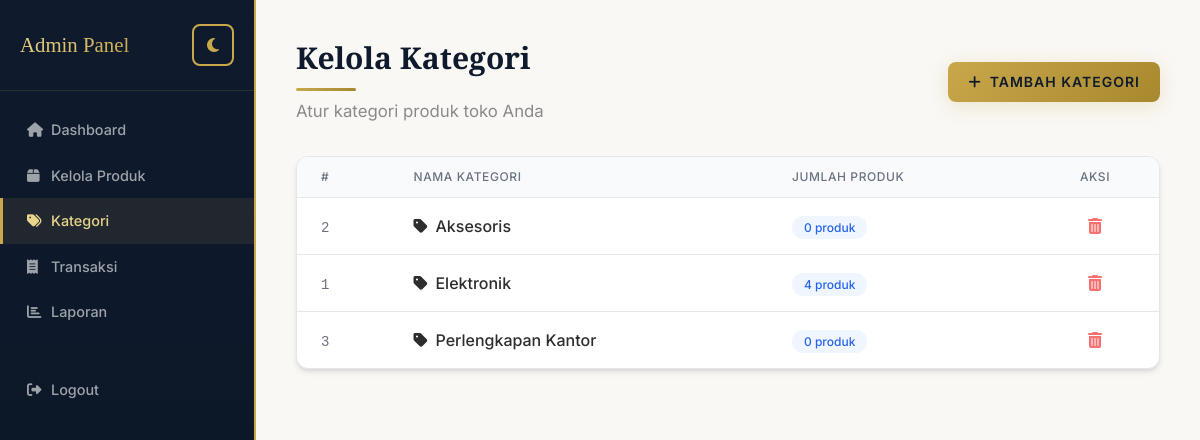
Screenshot of /admin/categories.php (signed in) with the database file from the repository.
### tables this page shows
CREATE TABLE `categories` (
  `id` int NOT NULL,
  `name` varchar(100) NOT NULL,
  `created_at` timestamp NULL DEFAULT CURRENT_TIMESTAMP
);

### includes/db.php (called while the page is built, shortened)
<?php
function base_url($path = '') {
    return BASE_URL . '/' . ltrim($path, '/');
}
function url($path = '') {
    return htmlspecialchars(base_url($path));
}
function e($string) {
    return htmlspecialchars((string)$string, ENT_QUOTES, 'UTF-8');
}
?>

### admin/categories.php (the view, shortened to what this page needs)
<?php
include '../includes/db.php';
$result = $conn->query("SELECT c.*, (SELECT COUNT(*) FROM products p WHERE p.category_id = c.id) as total_products FROM categories c ORDER BY c.name");
?>
<!DOCTYPE html>
<html lang="id">
<head>
    <script src="https://cdn.tailwindcss.com"></script>
    <link rel="stylesheet" href="<?php echo url('assets/css/style.css'); ?>?v=3">
    <link rel="stylesheet" href="https://cdnjs.cloudflare.com/ajax/libs/font-awesome/6.5.0/css/all.min.css">
</head>
<body class="bg-cream">
    <div class="flex min-h-screen">
        <?php $active_page = 'categories'; include '../includes/admin_sidebar.php'; ?>
        <main class="flex-1 p-4 sm:p-6 lg:p-10">
            <div class="flex justify-between items-center mb-8 gap-4">
                <div class="flex items-center gap-3">
                    <div>
                        <h1 class="section-title text-2xl sm:text-3xl">Kelola Kategori</h1>
                        <p class="section-subtitle mt-2">Atur kategori produk toko Anda</p>
                    </div>
                </div>
                <button onclick="showForm()" class="btn-premium text-sm py-2.5 px-5">
                    <i class="fas fa-plus mr-2"></i>Tambah Kategori
                </button>
            </div>
            <div class="bg-white rounded-xl shadow-md border border-gold/10 overflow-hidden">
                <div class="overflow-x-auto">
                    <table class="w-full">
                        <thead class="bg-gray-50 border-b border-gray-200">
                            <tr>
                                <th class="px-6 py-3 text-left text-xs font-medium text-gray-500 uppercase tracking-wider">#</th>
                                <th class="px-6 py-3 text-left text-xs font-medium text-gray-500 uppercase tracking-wider">Nama Kategori</th>
                                <th class="px-6 py-3 text-left text-xs font-medium text-gray-500 uppercase tracking-wider">Jumlah Produk</th>
                                <th class="px-6 py-3 text-center text-xs font-medium text-gray-500 uppercase tracking-wider">Aksi</th>
                            </tr>
                        </thead>
                        <tbody class="divide-y divide-gray-200">
                            <?php while ($row = $result->fetch_assoc()): ?>
                                <tr class="hover:bg-gray-50 transition">
                                    <td class="px-6 py-4"><span class="font-mono text-sm text-gray-500"><?php echo $row['id']; ?></span></td>
                                    <td class="px-6 py-4">
                                        <span class="font-medium text-navy">
                                            <i class="fas fa-tag text-gold-dark mr-2"></i><?php echo e($row['name']); ?>
                                        </span>
                                    </td>
                                    <td class="px-6 py-4">
                                        <span class="px-3 py-1 bg-blue-50 text-blue-600 rounded-full text-xs font-medium"><?php echo (int)$row['total_products']; ?> produk</span>
                                    </td>
                                    <td class="px-6 py-4 text-center">
                                        <a href="?delete=<?php echo $row['id']; ?>" onclick="return confirm('Yakin ingin menghapus kategori ini? Produk dalam kategori akan menjadi tanpa kategori.')" class="text-red-400 hover:text-red-600 transition" title="Hapus"><i class="fas fa-trash-alt"></i></a>
                                    </td>
                                </tr>
                            <?php endwhile; ?>
                        </tbody>
                    </table>
                </div>
            </div>
        </main>
    </div>
</body>
</html>

### assets/css/style.css (style rules this page uses)
:root { --navy: #0f1b2d; --navy-light: #1a2d47; --gold: #c9a84c; --gold-light: #e8d48b; --gold-dark: #a8882e; --cream: #faf8f5; --cream-dark: #f0ece4; --white: #ffffff; --charcoal: #2d2d2d; --text-muted: #8a8a8a; --shadow-sm: 0 2px 8px rgba(15, 27, 45, 0.06); --shadow-md: 0 4px 20px rgba(15, 27, 45, 0.08); --shadow-lg: 0 8px 40px rgba(15, 27, 45, 0.12); --shadow-gold: 0 4px 20px rgba(201, 168, 76, 0.25); --radius: 12px; --radius-lg: 20px; }
* { font-family: 'Inter', sans-serif; }
body { background-color: var(--cream); color: var(--charcoal); }
.btn-premium { background: linear-gradient(135deg, var(--gold) 0%, var(--gold-dark) 100%); color: var(--navy); font-weight: 600; padding: 12px 32px; border-radius: 8px; border: none; transition: all 0.3s ease; box-shadow: var(--shadow-gold); text-transform: uppercase; letter-spacing: 1px; font-size: 0.85rem; display: inline-block; text-align: center; }
.section-title { font-family: 'Playfair Display', serif; font-weight: 700; color: var(--navy); position: relative; display: inline-block; }
.section-title::after { content: ''; display: block; width: 60px; height: 3px; background: linear-gradient(90deg, var(--gold), var(--gold-dark)); margin-top: 12px; border-radius: 2px; }
.section-subtitle { color: var(--text-muted); font-size: 1.05rem; }

### rows the page displays
categories: id "2", name "Aksesoris", total_products "0"
categories: id "1", name "Elektronik", total_products "4"
categories: id "3", name "Perlengkapan Kantor", total_products "0"
